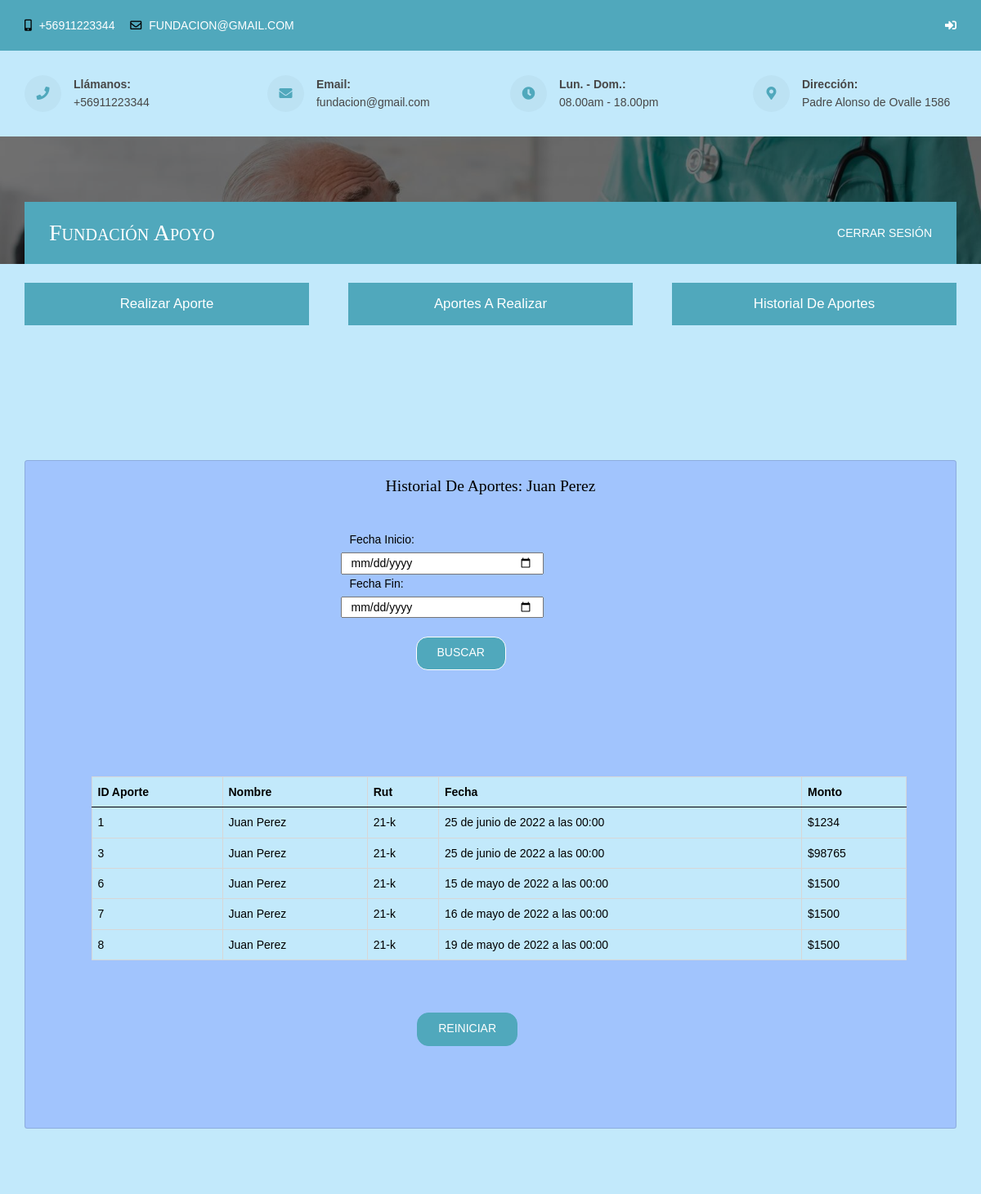
The page /historialAportes/2/his on the database its author committed.
### core/models.py (models this page shows, shortened)
class Aporte(models.Model):
    idAporte = models.IntegerField(primary_key=True, verbose_name="Id Aporte")
    idAportador = models.ForeignKey(User, on_delete=models.DO_NOTHING, verbose_name="Nombre Aportador :")
    montoAporte = models.IntegerField(null=False, blank=False, verbose_name="Monto de Aporte :")
    tarjetaAporte = models.CharField(max_length=16, blank=False, null=False, verbose_name="Tarjeta de Aporte :")
    fechaAporte = models.DateTimeField(null=False, blank=False, verbose_name="Fecha del Aporte (Debe ser desde mañana en adelante) :")
    frecuenciaAporte = models.BooleanField(null=False, blank=False, verbose_name="¿Aporte mensual?")

class PerfilUsuario(models.Model):
    user = models.OneToOneField(User, on_delete=models.CASCADE)
    rut = models.CharField(max_length=12,blank=False, null=False, verbose_name="Rut")

### core/views.py (the view, shortened to what this page needs)
# urls.py: path('historialAportes/<id>/<action>', historialAportes, name="historialAportes"),
def historialAportes(request, id, action):
    data = {"form" : FechasForm, "id":id, "action" : action}
    object = User.objects.get(id = id)
    perfil = PerfilUsuario.objects.get(user = object)
    data["aportador"] = object
    data["perfil"] = perfil
    hoyR = datetime.now()
    hoyR = hoyR.replace(hour=00, minute=00, second=00)
    hoyR = str(hoyR)
    if action == "his":
        if request.method == "POST":
            fechaInicio = request.POST.get("fechaInicio")
            fechaFin = request.POST.get("fechaFin")
            list = Aporte.objects.filter(fechaAporte__range=(fechaInicio, fechaFin)).filter(idAportador = id)
            data["list"] = list
        else:
            list = Aporte.objects.filter(fechaAporte__lte=(hoyR)).filter(idAportador = id)
            data["list"] = list
    return render(request, "core/historialAportes.html", data)

### core/templates/core/historialAportes.html (shortened to what this page needs)
{% extends 'core/baseAn.html' %}
{% block content %}
    <div class="conteiner-xl" style="background-color:#c2e9fb;">
        <div class="container">
            <div class="card" style="padding: 20px; background-color:#a1c4fd;">
                {% if action == "his" %}
                    <h2 style="text-align: center;">Historial de Aportes: {{aportador.first_name}} {{aportador.last_name}}</h2>
                {% else %}
                    <h2 style="text-align: center;">Aportes a realizar: {{aportador.first_name}} {{aportador.last_name}}</h2>
                {% endif %}
                <br>
                <form method="POST" action="" enctype="multipart/form-data" id="fechaForm" name="fechaForm" style="background-color:#a1c4fd;">
                    <div class="row offset-4">
                        {% csrf_token %}{{form.as_table}}
                    </div>
                    <br>
                    <div class="offset-5">
                        <button type="submit" class="btn button-main" >Buscar</button>
                    </div>
                </form>
                <div class="container">
                    <div class="container-xl">
                        {% if list %}
                            <div class="table" style="vertical-align: middle; margin: 10px;">
                            <div class="table-wrapper" style="padding: 40px;">
                                <table class="table table-hover" id="tbAportes" style="">
                                <thead>
                                    <tr>
                                        <th style="color:black; background-color: #c2e9fb;">ID Aporte</th>
                                        <th style="color:black; background-color: #c2e9fb;">Nombre</th>
                                        <th style="color:black; background-color: #c2e9fb;">Rut</th>
                                        <th style="color:black; background-color: #c2e9fb;">Fecha</th>
                                        <th style="color:black; background-color: #c2e9fb;">Monto</th>
                                    </tr>
                                </thead>
                                <tbody style="justify-content: center;">
                                    {% if action == "his" %}
                                        {% for aporte in list %}
                                            <tr style="vertical-align: middle">
                                                <td style="color:black; background-color: #c2e9fb;">{{aporte.idAporte}}</td>
                                                <td style="color:black; background-color: #c2e9fb;">{{aportador.first_name}} {{aportador.last_name}}</td>
                                                <td style="color:black; background-color: #c2e9fb;">{{perfil.rut}}</td>
                                                <td style="color:black; background-color: #c2e9fb;">{{aporte.fechaAporte}}</td>
                                                <td style="color:black; background-color: #c2e9fb;">${{aporte.montoAporte}}</td>
                                            </tr>
                                        {% endfor %}
                                    {% endif %}
                                </tbody>
                                </table>
                            </div>
                            </div>
                        {% else %}
                            <div id="form_message" class="alert alert-warning" role="alert">No se han encontrado aportes realizados por usted</div>
                        {% endif %}
                        {% if action == "his" %}
                            <a href=" {% url 'historialAportes' aportador.id 'his' %}" class="btn button-main offset-5"> Reiniciar</a>
                        {% else %}
                            <a href=" {% url 'historialAportes' aportador.id 'fut' %}" class="btn button-main offset-5"> Reiniciar</a>
                        {% endif %}
                    </div>
                </div>
            </div>
        </div>
    </div>
{% endblock content %}

### core/templates/core/baseAn.html (shortened to what this page needs)
<!DOCTYPE html>
<html lang="es">
  {% block head %} {% load static %}
  <head>
    <link href="{% static 'core/css/bootstrap.min.css' %}" rel="stylesheet" type="text/css" />
    <link href="{% static 'core/css/layout.css' %}" rel="stylesheet" type="text/css"/>
  </head>
  {% endblock head %}
  <body id="top">
    {% block navbar %}
    <div class="wrapper row0">
      <div id="topbar" class="hoc clear">
        <div class="fl_left">
          <ul class="nospace">
            <li><i class="fas fa-mobile-alt rgtspace-5"></i> +56911223344</li>
            <li><i class="far fa-envelope rgtspace-5"></i> fundacion@gmail.com</li>
          </ul>
        </div>
        <div class="fl_right">
          <ul class="nospace">
            <li><a href="{% url 'salirCuenta' %}" title="Salir de mi cuenta"><i class="fas fa-sign-in-alt"></i></a></li>
          </ul>
        </div>
      </div>
    </div>
    <div class="wrapper row1" style="background-color:#c2e9fb;">
      <section id="ctdetails" class="hoc clear">
        <ul class="nospace clear">
          <li class="one_quarter first">
            <div class="block clear">
              <a href="#"><i class="fas fa-phone"></i></a><span><strong>Llámanos:</strong> +56911223344</span>
            </div>
          </li>
          <li class="one_quarter">
            <div class="block clear">
              <a href="#"><i class="fas fa-envelope"></i></a><span><strong>Email:</strong> fundacion@gmail.com</span>
            </div>
          </li>
          <li class="one_quarter">
            <div class="block clear">
              <a href="#"><i class="fas fa-clock"></i></a><span><strong> Lun. - Dom.:</strong> 08.00am - 18.00pm</span>
            </div>
          </li>
          <li class="one_quarter">
            <div class="block clear">
              <a href="#"><i class="fas fa-map-marker-alt"></i></a><span><strong>Dirección:</strong> Padre Alonso de Ovalle 1586</span>
            </div>
          </li>
        </ul>
      </section>
    </div>
    <div
      class="bgded overlay padtop"
      style="background-image:url({% static 'core/img/abuelos2.png' %});"    >
      <header id="header" class="hoc clear">
        <div id="logo" class="fl_left">
          <h1><a href="{% url 'agregarAportes' id %}">Fundación Apoyo</a></h1>
        </div>
        <nav id="mainav" class="fl_right">
          <ul class="clear">
            <li><a href="{% url 'plantilla' %}">Cerrar Sesión</a></li>
          </ul>
        </nav>
      </header>
    </div>
    <div class="wrapper row3" style="background-color:#c2e9fb">
      <main class="hoc container clear">
        <section id="introblocks">
          <ul class="nospace group grid-3">
            <li class="one_third"><figure><a class="imgover" href="#"><img src="images/demo/348x220.png" alt=""/></a>
                <figcaption><a href="{% url 'agregarAportes' id  %}">Realizar Aporte</a></figcaption>
              </figure>
            </li>
            <li class="one_third">
              <figure>
                <figcaption><a href="{% url 'historialAportes' id 'fut' %}">Aportes a Realizar</a></figcaption>
              </figure>
            </li>
            <li class="one_third">
              <figure>
                <figcaption><a href="{% url 'historialAportes' id 'his' %}">Historial de Aportes</a></figcaption>
              </figure>
            </li>
          </ul>
        </section>
      </main>
    </div>
    {% endblock navbar %}
    {% block content%}
    {% endblock content%}
  </body>
</html>

### core/static/core/css/layout.css (style rules this page uses)
#topbar { padding:20px 0; text-transform:uppercase; }
#topbar ul li { display:inline-block; margin-right:15px; }
#topbar ul li:last-child { margin-right:0; padding-right:0; border-right:none; }
#topbar i { line-height:normal; }
#ctdetails { padding:30px 0; }
#ctdetails ul li div { position:relative; min-height:45px; padding:0 0 0 60px; line-height:1; word-wrap:break-word; }
#ctdetails ul li div i { position:absolute; top:0; left:0; width:45px; height:45px; line-height:45px; font-size:16px; text-align:center; border-radius:50%; }
#ctdetails ul li div span { display:block; padding:4px 0 0 0; }
#ctdetails ul li div strong { display:block; margin:0 0 8px 0; }
#ctdetails div:last-child { margin-bottom:0; }
.padtop { padding:80px 0 0 0; }
#header { padding:0 30px; }
#header #logo { margin:22px 0 0 0; }
#header #logo h1 { margin:0; padding:0; font-size:2rem; font-variant:small-caps; }
.container { padding:80px 0; }
.grid-3 > li { margin-bottom:50px; }
.grid-3 > li:nth-last-child(-n+3) { margin-bottom:0; }
.grid-3 > li:nth-child(3n+1) { margin-left:0; clear:left; }
#introblocks { display:block; position:relative; margin:-150px 0 0 0; z-index:1; text-align:center; }
#introblocks figure figcaption > a { display:block; padding:15px; text-transform:capitalize; font-size:1.2rem; }
.btn { border-radius:14px; }
*, *::before, *::after { transition:all .3s ease-in-out; }
nav ul, nav ol { margin:0; padding:0; list-style:none; }
#mainav, #breadcrumb, .sidebar nav { line-height:normal; }
#mainav ul { text-transform:uppercase; }
#mainav li { display:inline-block; position:relative; margin:0 15px 0 0; padding:0; }
#mainav li:last-child { margin-right:0; }
#mainav li a { display:block; padding:30px 0; }
table, th, td { border:1px solid; border-collapse:collapse; vertical-align:top; }
table, th { table-layout:auto; }
table { width:100%; margin-bottom:15px; }
th, td { padding:5px 8px; }
td { border-width:0 1px; }
body { color:#000000; background-color:#FFFFFF; }
a { color:#50a8bc; }
.overlay { color:#FFFFFF; background-color:inherit; }
.overlay::after { color:inherit; background-color:rgba(0,0,0,.55); }
.btn, .btn.inverse:hover { color:#FFFFFF; background-color:#50a8bc; border-color:#50a8bc; }
.row0, .row0 a { color:#FFFFFF; background-color:#50a8bc; }
.row1 { color:#474747; background-color:#FFFFFF; }
.row3 { color:#474747; background-color:#FFFFFF; }
#topbar > div:first-of-type i { color:#000000; }
#ctdetails ul li div i { color:inherit; background-color:rgba(0,0,0,.03); }
#header { color:#FFFFFF; background-color:#50a8bc; }
#header #logo a { color:inherit; }
#introblocks figure figcaption > a { color:#FFFFFF; background-color:#50a8bc; }
#mainav li a { color:inherit; }
table, th, td, #comments .avatar, #comments input, #comments textarea { border-color:#D7D7D7; }
th { color:#FFFFFF; background-color:#373737; }
tr, #comments li, #comments input[type="submit"], #comments input[type="reset"] { color:inherit; background-color:#FBFBFB; }
tr:nth-child(even), #comments li:nth-child(even) { color:inherit; background-color:#F7F7F7; }
@media screen and (min-width:1140px) { .hoc { max-width:1140px; } }

### rows shown on the page
Aporte: idAporte "1", fechaAporte "25 de junio de 2022 a las 00:00", montoAporte "1234"
PerfilUsuario: rut "21-k"
Aporte: idAporte "3", fechaAporte "25 de junio de 2022 a las 00:00", montoAporte "98765"
Aporte: idAporte "6", fechaAporte "15 de mayo de 2022 a las 00:00", montoAporte "1500"
Aporte: idAporte "7", fechaAporte "16 de mayo de 2022 a las 00:00", montoAporte "1500"
Aporte: idAporte "8", fechaAporte "19 de mayo de 2022 a las 00:00", montoAporte "1500"

### other values the page prints
{{ aportador.first_name }} "Juan"
{{ aportador.last_name }} "Perez"
